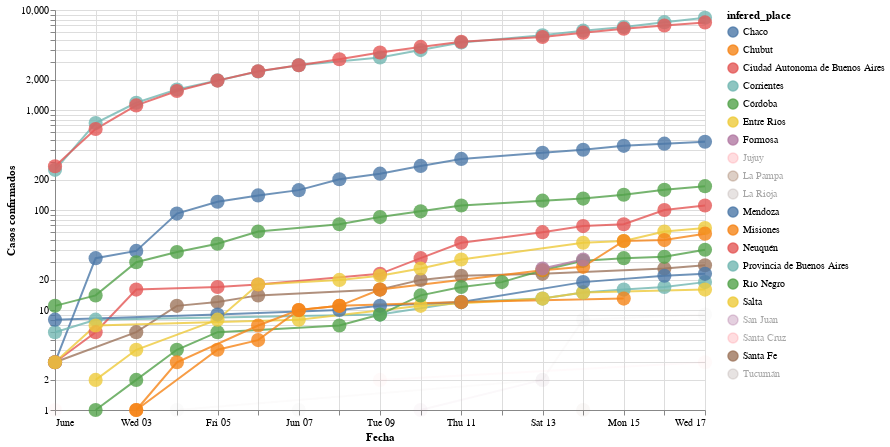

Write notebook code for a chart like this one.
### Markdown cell above
# Evolucion en el tiempo de la cantidad de casos totales

Haciendo Shift+Click en las provincias que se ven a la derecha, podemos agregar o quitar provincias al gráfico

### Code cell
#hide_input
plot_evolution(cnt_by_place[cnt_by_place >=10].index.tolist())#, xaxis='days_from_first_infection')

### Figure 1 — Vega-Lite specification as saved in the notebook (floating-point values rounded to 4 significant figures; data arrays with more than 128 entries replaced by an {"elided": "..."} marker saying what was removed)
{"config": {"view": {"continuousWidth": 400, "continuousHeight": 300}, "point": {"size": 200}, "title": {"align": "center"}}, "data": {"name": "data-a5c97bf35c63f74e180583239b281316"}, "mark": {"type": "line", "point": true, "radius": 150}, "encoding": {"color": {"type": "nominal", "field": "infered_place", "sort": ["Chaco", "Chubut", "Ciudad Autonoma de Buenos Aires", "Corrientes", "Córdoba", "Entre Ríos", "Formosa", "Jujuy", "La Pampa", "La Rioja", "Mendoza", "Misiones", "Neuquén", "Provincia de Buenos Aires", "Río Negro", "Salta", "San Juan", "Santa Cruz", "Santa Fe", "Tucumán"]}, "opacity": {"condition": {"value": 0.8, "selection": "selector001"}, "value": 0.05}, "tooltip": [{"type": "nominal", "field": "place"}, {"type": "nominal", "field": "acum"}, {"type": "nominal", "field": "infered_place"}, {"type": "quantitative", "field": "infered_place_score"}, {"type": "quantitative", "field": "infected"}, {"type": "temporal", "field": "date"}, {"type": "quantitative", "field": "days_from_first_infection"}, {"type": "quantitative", "field": "cum_infected"}], "x": {"type": "temporal", "axis": {"title": "Fecha"}, "field": "date"}, "y": {"type": "quantitative", "axis": {"title": "Casos confirmados"}, "field": "cum_infected", "scale": {"type": "log"}}}, "height": 400, "selection": {"selector001": {"type": "multi", "fields": ["infered_place"], "bind": "legend", "init": [{"infered_place": "Chaco"}, {"infered_place": "Chubut"}, {"infered_place": "Ciudad Autonoma de Buenos Aires"}, {"infered_place": "Corrientes"}, {"infered_place": "Córdoba"}, {"infered_place": "Entre Ríos"}, {"infered_place": "Formosa"}, {"infered_place": "Mendoza"}, {"infered_place": "Misiones"}, {"infered_place": "Neuquén"}, {"infered_place": "Provincia de Buenos Aires"}, {"infered_place": "Río Negro"}, {"infered_place": "Salta"}, {"infered_place": "Santa Fe"}]}}, "width": 650, "$schema": "https://vega.github.io/schema/vega-lite/v4.8.1.json", "datasets": {"data-a5c97bf35c63f74e180583239b281316": {"elided": "167 records"}}}
